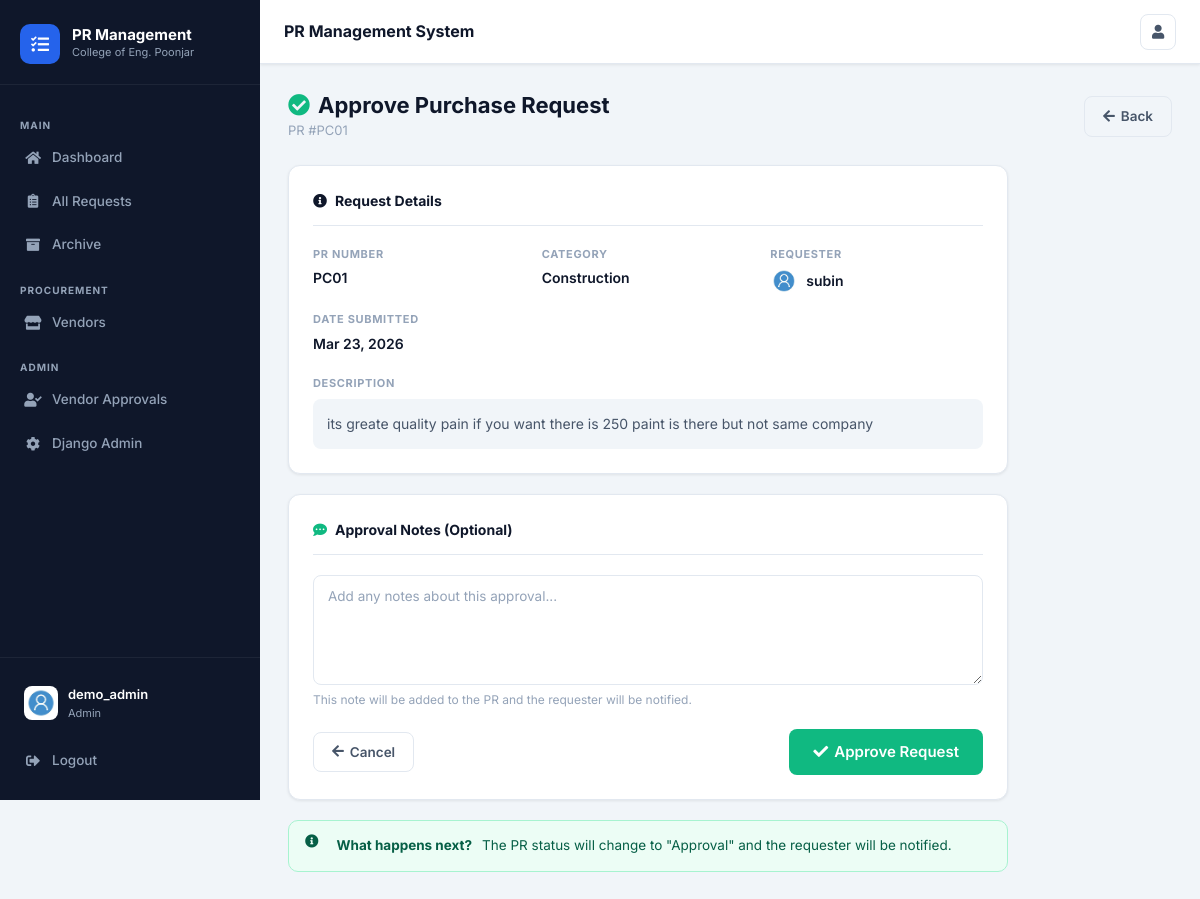
/pr/10/approve/ (signed in), run on the app's committed database.
### users/models.py (models this page shows, shortened)
class Profile(models.Model):
    user = models.OneToOneField(User, on_delete=models.CASCADE)
    image = models.ImageField(default='default.jpg', upload_to='profile_pics')
    role = models.CharField(max_length=20, choices=ROLE_CHOICES, default='requester')
    def is_admin(self):
        return self.role == 'admin'
    def is_buyer(self):
        return self.role == 'buyer'
    def is_requester(self):
        return self.role == 'requester'

### prs/models.py (models this page shows, shortened)
class PR(models.Model):
    pr_number = models.CharField(max_length=100, unique=True)
    item_type = models.CharField(max_length=200, blank=True, help_text="Type of item/service needed")
    items_description = models.TextField(blank=True, help_text="Detailed description of items needed")
    quantity = models.CharField(max_length=100, blank=True, help_text="Quantity needed (e.g., 10 units, 5 boxes)")
    specifications = models.TextField(blank=True, help_text="Technical specifications or requirements")
    estimated_price = models.FloatField(null=True, blank=True, help_text="Vendor's estimated price")
    quotation_notes = models.TextField(blank=True, help_text="Vendor's quotation notes and breakdown")
    quotation_date = models.DateTimeField(null=True, blank=True)
    quotation_submitted_by = models.ForeignKey(User, on_delete=models.SET_NULL, null=True, blank=True, related_name='quotations_submitted')
    total = models.FloatField(max_length=100, default=0.00, help_text="Final approved price")
    price_approved = models.BooleanField(default=False)
    price_approved_by = models.ForeignKey(User, on_delete=models.SET_NULL, null=True, blank=True, related_name='prices_approved')
    price_approved_date = models.DateTimeField(null=True, blank=True)
    status = models.CharField(max_length=100, choices=status_choice, default='Open')
    category = models.CharField(max_length=100, choices=category_choice, default='Choose Category')
    description = models.TextField(blank=True, default='', help_text="Additional notes and comments")
    date_posted = models.DateTimeField(default=timezone.now)
    author = models.ForeignKey(User, on_delete=models.CASCADE) # one user can have many prs
    vendor = models.ForeignKey(Vendor, on_delete=models.SET_NULL, null=True, blank=True, related_name='pr_set')
    vendor_name = models.CharField(max_length=200, blank=True, default='')
    vendor_contact = models.CharField(max_length=100, blank=True, default='')
    payment_status = models.CharField(max_length=50, choices=payment_status_choice, default='Pending')
    payment_date = models.DateField(null=True, blank=True)
    payment_notes = models.TextField(blank=True, default='')
    delivery_status = models.CharField(max_length=50, choices=delivery_status_choice, default='Not Shipped')
    delivery_address = models.TextField(blank=True, default='', help_text="Delivery address provided by requester")
    requester_approved_quotation = models.BooleanField(default=False, help_text="Requester approved the quotation and paid")
    payment_transaction_id = models.CharField(max_length=200, blank=True, default='', help_text="Online payment transaction ID")
    payment_method_used = models.CharField(max_length=100, blank=True, default='', help_text="Payment method used by requester")

### prs/views.py (the view, shortened to what this page needs)
# urls.py: path('pr/<int:pk>/approve/', PRApproveView.as_view(), name='pr-approve'),
class PRApproveView(LoginRequiredMixin, BuyerRequiredMixin, UpdateView):
    model = PR
    template_name = 'prs/pr_approve.html'
    fields = ['description']
    def get_context_data(self, **kwargs):
        context = super().get_context_data(**kwargs)
        context['action'] = 'approve'
        return context

### users/mixins.py (called while the page is built)
    def test_func(self):
        if self.request.user.is_authenticated and hasattr(self.request.user, 'profile'):
            return self.request.user.profile.is_buyer() or self.request.user.profile.is_admin()
        return False

### prs/templates/prs/pr_approve.html (shortened to what this page needs)
{% extends "prs/layout.html" %}
{% load crispy_forms_tags %}
{% block content %}
<div class="page-header">
  <div class="page-header-left">
    <h1>
      {% if action == 'approve' %}
      <i class="fas fa-check-circle mr-2" style="color:var(--success)"></i>Approve Purchase Request
      {% else %}
      <i class="fas fa-times-circle mr-2" style="color:var(--danger)"></i>Reject Purchase Request
      {% endif %}
    </h1>
    <p>PR #{{ object.pr_number }}</p>
  </div>
  <a href="{% url 'buyer-dashboard' %}" class="btn btn-outline"><i class="fas fa-arrow-left"></i> Back</a>
</div>
<div style="max-width:720px;">
  <div class="form-section" style="margin-bottom:20px;">
    <div class="form-section-title"><i class="fas fa-info-circle"></i> Request Details</div>
    <div class="detail-grid">
      <div class="detail-item">
        <div class="detail-label">PR Number</div>
        <div class="detail-value">{{ object.pr_number }}</div>
      </div>
      <div class="detail-item">
        <div class="detail-label">Category</div>
        <div class="detail-value">{{ object.category }}</div>
      </div>
      <div class="detail-item">
        <div class="detail-label">Requester</div>
        <div class="detail-value d-flex align-items-center gap-2">
          <img src="{{ object.author.profile.image.url }}" class="avatar-sm" alt="{{ object.author.username }}">
          {{ object.author.username }}
        </div>
      </div>
      <div class="detail-item">
        <div class="detail-label">Date Submitted</div>
        <div class="detail-value">{{ object.date_posted|date:"M d, Y" }}</div>
      </div>
    </div>
    {% if object.description %}
    <div style="margin-top:12px;">
      <div class="detail-label">Description</div>
      <div style="background:var(--page-bg);border-radius:8px;padding:14px;margin-top:6px;">
        <p style="color:var(--text-secondary);white-space:pre-wrap;margin:0;">{{ object.description }}</p>
      </div>
    </div>
    {% endif %}
  </div>
  <div class="form-section">
    <div class="form-section-title">
      {% if action == 'approve' %}
      <i class="fas fa-comment-dots" style="color:var(--success)"></i> Approval Notes (Optional)
      {% else %}
      <i class="fas fa-comment-dots" style="color:var(--danger)"></i> Rejection Reason (Required)
      {% endif %}
    </div>
    <form method="POST">
      <div class="form-group">
        <textarea name="description" class="form-control" rows="4"
          placeholder="{% if action == 'approve' %}Add any notes about this approval...{% else %}Please provide a reason for rejection...{% endif %}"
          {% if action == 'reject' %}required{% endif %}></textarea>
        <div class="form-hint">
          {% if action == 'approve' %}This note will be added to the PR and the requester will be notified.
          {% else %}The requester will see this reason. Be clear and constructive.{% endif %}
        </div>
      </div>
      <div class="d-flex justify-content-between align-items-center" style="margin-top:20px;">
        <a href="{% url 'buyer-dashboard' %}" class="btn btn-outline"><i class="fas fa-arrow-left"></i> Cancel</a>
        {% if action == 'approve' %}
        <button type="submit" class="btn btn-success btn-lg"><i class="fas fa-check"></i> Approve Request</button>
        {% else %}
        <button type="submit" class="btn btn-danger btn-lg"><i class="fas fa-times"></i> Reject Request</button>
        {% endif %}
      </div>
    </form>
  </div>
  {% if action == 'approve' %}
  <div class="alert alert-success" style="margin-top:16px;">
    <i class="fas fa-info-circle mr-2"></i><strong>What happens next?</strong>
    The PR status will change to "Approval" and the requester will be notified.
  </div>
  {% else %}
  <div class="alert alert-danger" style="margin-top:16px;">
    <i class="fas fa-exclamation-triangle mr-2"></i><strong>Important:</strong>
    The PR will be closed and the requester will be notified. This can be reversed by an admin.
  </div>
  {% endif %}
</div>
{% endblock %}

### prs/templates/prs/layout.html (shortened to what this page needs)
{% load static %}
<!DOCTYPE html>
<html lang="en">
<head>
  <link rel="stylesheet" href="https://maxcdn.bootstrapcdn.com/bootstrap/4.0.0/css/bootstrap.min.css">
  <link rel="stylesheet" href="https://cdnjs.cloudflare.com/ajax/libs/font-awesome/5.15.4/css/all.min.css">
  <link rel="stylesheet" href="{% static 'prs/new-design.css' %}">
</head>
<body>
{% if user.is_authenticated %}
<aside class="app-sidebar" id="appSidebar">
  <div class="sidebar-logo">
    <div class="sidebar-logo-icon"><i class="fas fa-tasks"></i></div>
    <div>
      <div class="sidebar-logo-text">PR Management</div>
      <div class="sidebar-logo-sub">College of Eng. Poonjar</div>
    </div>
  </div>
  <nav class="sidebar-nav">
    <div class="sidebar-section-label">Main</div>
    <a href="{% url 'dashboard' %}" class="sidebar-link {% if request.resolver_match.url_name == 'dashboard' %}active{% endif %}">
      <i class="fas fa-home"></i> Dashboard
    </a>
    <a href="{% url 'prs-home' %}" class="sidebar-link {% if request.resolver_match.url_name == 'prs-home' %}active{% endif %}">
      <i class="fas fa-clipboard-list"></i> All Requests
    </a>
    <a href="{% url 'pr-archive' %}" class="sidebar-link {% if request.resolver_match.url_name == 'pr-archive' %}active{% endif %}">
      <i class="fas fa-archive"></i> Archive
    </a>
    {% if user.profile.is_buyer or user.profile.is_admin %}
    <div class="sidebar-section-label">Procurement</div>
    <a href="{% url 'vendor-list' %}" class="sidebar-link {% if request.resolver_match.url_name == 'vendor-list' %}active{% endif %}">
      <i class="fas fa-store"></i> Vendors
    </a>
    {% endif %}
    {% if user.profile.is_admin %}
    <div class="sidebar-section-label">Admin</div>
    <a href="{% url 'vendor-approval-list' %}" class="sidebar-link {% if request.resolver_match.url_name == 'vendor-approval-list' %}active{% endif %}">
      <i class="fas fa-user-check"></i> Vendor Approvals
    </a>
    <a href="{% url 'admin:index' %}" class="sidebar-link">
      <i class="fas fa-cog"></i> Django Admin
    </a>
    {% endif %}
  </nav>
  <div class="sidebar-footer">
    <a href="{% url 'profile' %}" class="sidebar-user" style="text-decoration:none;">
      <img src="{{ user.profile.image.url }}" alt="{{ user.username }}">
      <div>
        <div class="sidebar-user-name">{{ user.username }}</div>
        <div class="sidebar-user-role">
          {% if user.profile.is_admin %}Admin
          {% elif user.profile.is_buyer %}Buyer
          {% elif user.profile.is_vendor %}Vendor
          {% else %}Requester{% endif %}
        </div>
      </div>
    </a>
    <form method="POST" action="{% url 'logout' %}" style="margin-top:8px;">
      <button type="submit" class="sidebar-link w-100" style="background:none;border:none;cursor:pointer;text-align:left;">
        <i class="fas fa-sign-out-alt"></i> Logout
      </button>
    </form>
  </div>
</aside>
<div class="app-main">
  <header class="app-topbar">
    <div class="topbar-title">PR Management System</div>
    <div class="topbar-actions">
      <a href="{% url 'profile' %}" class="topbar-btn" title="Profile">
        <i class="fas fa-user"></i>
      </a>
    </div>
  </header>
  <div class="app-content">
{% endif %}
{% block content %}{% endblock %}
{% if user.is_authenticated %}
  </div>
</div>
{% endif %}
</body>
</html>

### data on the page
PR: pr_number "PC01", category "Construction", author.profile.image (placeholder picture), author.username "subin", date_posted "Mar 23, 2026", description "its greate quality pain if you want there is 250 paint is there but not same company"

### other printed values
{{ user.username }} "demo_admin"
